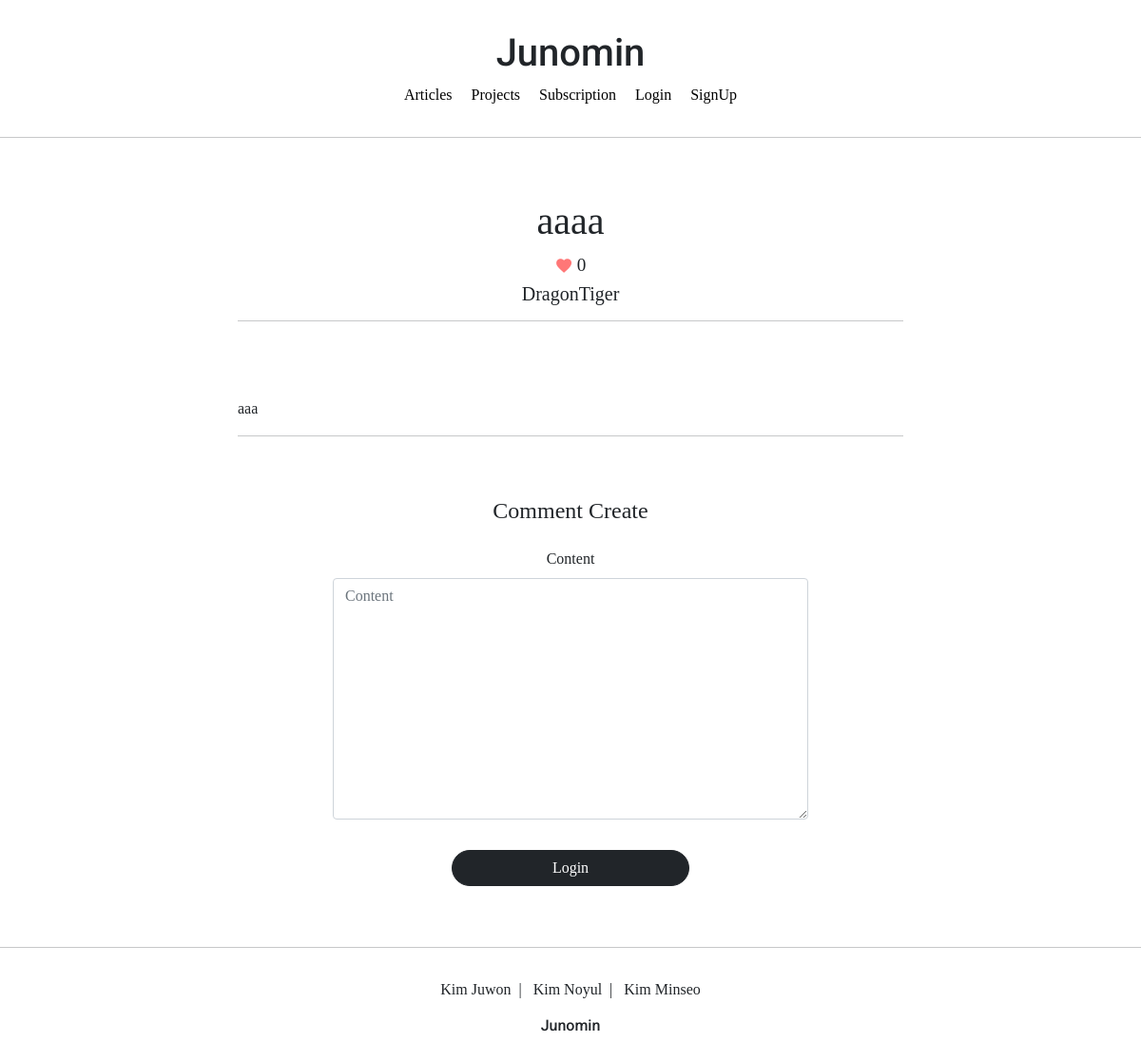
/articles/detail/13, run on the app's committed database.
### articleapp/models.py (models this page shows)
class Article(models.Model):
    writer = models.ForeignKey(User, on_delete=models.SET_NULL, related_name='article', null=True)
    project = models.ForeignKey(Project, on_delete=models.SET_NULL, related_name='article', null=True)
    title = models.CharField(max_length=200, null=True)
    image = models.ImageField(upload_to='article/', null=False)
    content = models.TextField(null=True)
    created_at = models.DateField(auto_now_add=True, null=True)
    like = models.IntegerField(default=0)
    class Meta:
        ordering = ('-created_at',)

### profileapp/models.py (models this page shows)
class Profile(models.Model):
    user = models.OneToOneField(User, on_delete=models.CASCADE, related_name='profile')
    image = models.ImageField(upload_to='profile/', null=True)
    nickname = models.CharField(max_length=20, unique=True, null=True)
    message = models.CharField(max_length=100, null=True)

### articleapp/views.py (the view)
# urls.py: path('detail/<int:pk>', ArticleDetailView.as_view(), name='detail'),
class ArticleDetailView(DetailView, FormMixin):
    model = Article
    form_class = CommentCreationForm
    context_object_name = 'target_article'
    template_name = 'articleapp/detail.html'

### commentapp/forms.py
class CommentCreationForm(ModelForm):
    class Meta:
        model = Comment
        fields = ['content']

### articleapp/templates/articleapp/detail.html (shortened to what this page needs)
{% extends 'base.html' %}
{% block content %}
<div>
    <div style="text-align:center; max-width:700px; margin: 4rem auto;">
        <h1>
            {{ target_article.title }}
        </h1>
        <div style="height: 2rem;">
            <a href="{% url 'likeapp:article_like' pk=target_article.pk %}">
                <i style="vertical-align: middle; font-size: 1.2rem; color: #f77;" class="material-icons">
                </i>
            </a>
            <span style="vertical-align: middle; font-size: 1.2rem;">
                {{ target_article.like }}
            </span>
        </div>
        <h5>
            {{ target_article.writer.profile.nickname }}
        </h5>
        <hr>
        <div class="text-start">
            {{ target_article.content | safe }}
        </div>
            <hr>
        {% include 'commentapp/create.html' with article=target_article %}
    </div>
</div>
{% endblock %}

### static/base.css (style rules this page uses)
a { color:black; text-decoration: none; }

### data on the page
Article: title "aaaa", like "0", writer.profile.nickname "DragonTiger", content "aaa"
